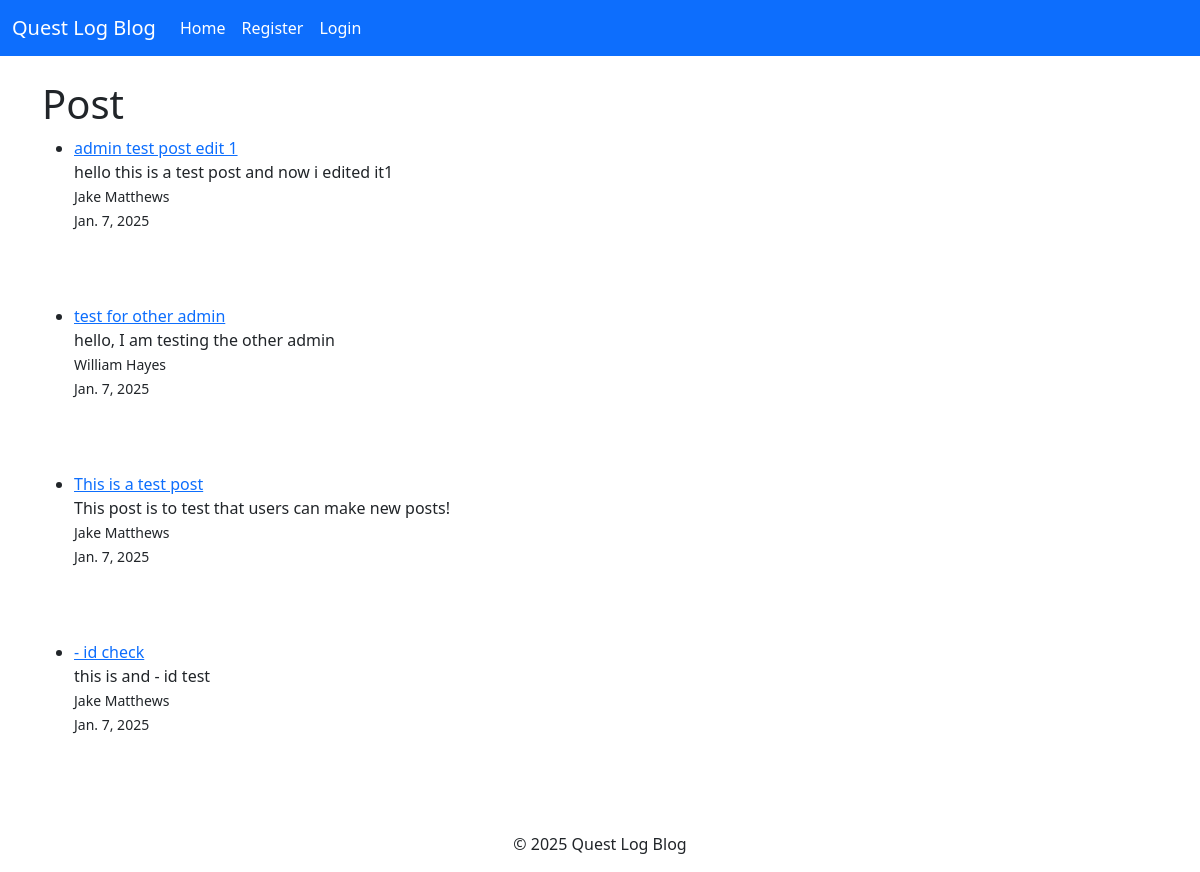
/, run on an earlier commit of the app's database.
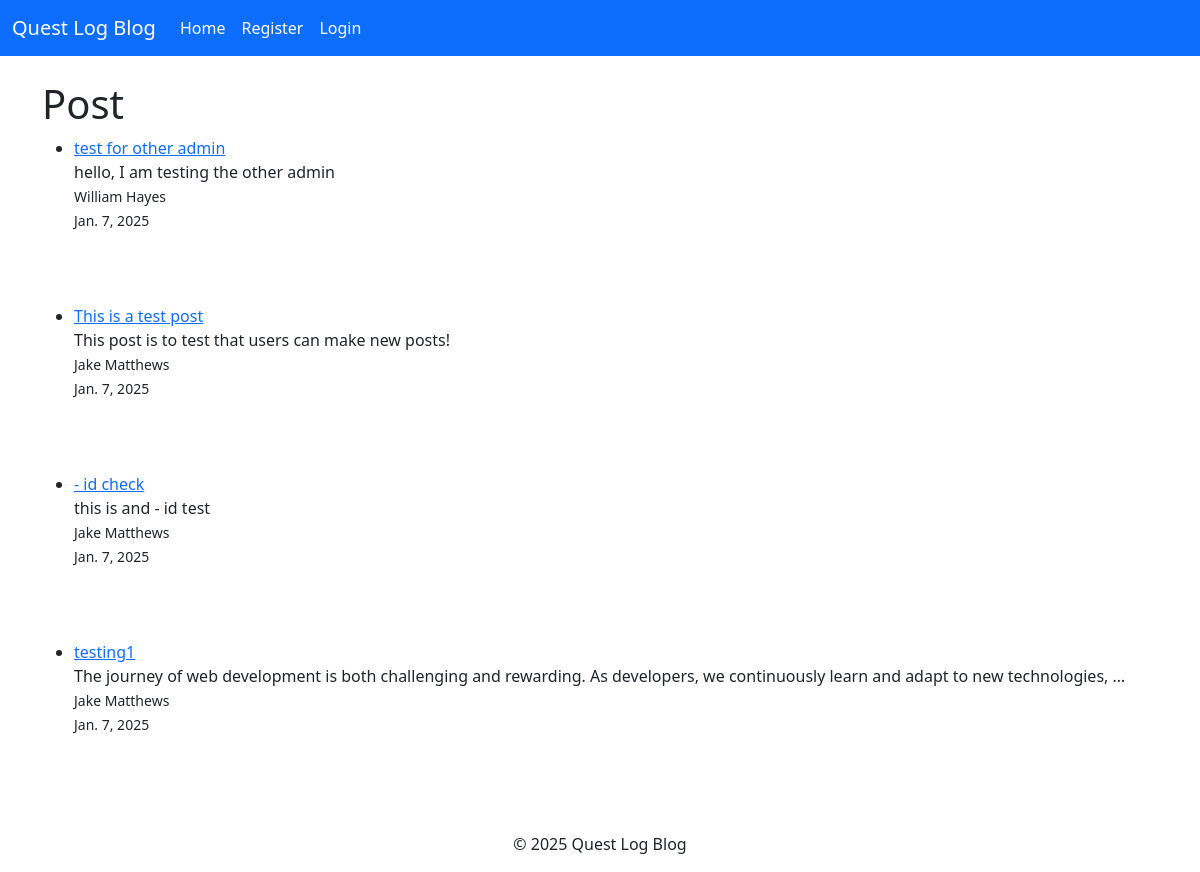
And on a later commit of the database.
### questlogblog/models.py (models this page shows, shortened)
class Post(models.Model):
    title = models.CharField(max_length=255)
    author = models.ForeignKey(User, on_delete=models.CASCADE)
    body = models.TextField()
    date_of_post = models.DateField(auto_now_add=True)

### questlogblog/views.py (the view)
# urls.py: path("", HomeView.as_view(), name="home"),
class HomeView(ListView):
    model = Post
    template_name = "home.html"
    ordering = ["-date_of_post"]

### questlogblog/templates/home.html (shortened to what this page needs)
{% extends "base.html" %}
{% block content %}
<h1>Post</h1>
<ul>
{% for p in object_list %}
   <li>
    <a href="{% url 'article_details' p.pk %}">{{ p.title }}</a> <br>
    {{ p.body|truncatewords:20 }} <br>
    <small>{{ p.author.first_name }}
    {{ p.author.last_name }}
    <br>
    {{ p.date_of_post }}
    </small>
    <br>
    <br>
    <br> <br>
</li>
{% endfor %}
</ul>
{% endblock %}

### questlogblog/templates/base.html (shortened to what this page needs)
<!doctype html>
<html lang="en">
  <head>
    <link href="https://cdnjs.cloudflare.com/ajax/libs/font-awesome/6.0.0/css/all.min.css" rel="stylesheet">
    <link href="https://cdn.jsdelivr.net/npm/bootstrap@5.3.2/dist/css/bootstrap.min.css" rel="stylesheet">
  </head>
  <body>
    <nav class="navbar navbar-expand-lg navbar-dark bg-primary">
      <div class="container-fluid">
        <a class="navbar-brand text-white" href="{% url 'home' %}">Quest Log Blog</a>
        <div class="collapse navbar-collapse" id="navbarNav">
          <ul class="navbar-nav me-auto mb-2 mb-lg-0">
            <li class="nav-item">
              <a class="nav-link active text-white" aria-current="page" href="{% url 'home' %}">Home</a>
            </li>
            {% if user.is_authenticated %}
            <li class="nav-item dropdown">
              <a class="nav-link dropdown-toggle text-white" href="#" role="button" data-bs-toggle="dropdown" aria-expanded="false">
                Post
              </a>
              <ul class="dropdown-menu">
                <li><a class="dropdown-item" href="{% url 'NewPost' %}">New Post</a></li>
                <li><a class="dropdown-item" href="#">Edit Post</a></li>
              </ul>
            </li>
            <li class="nav-item">
              <form method="post" action="{% url 'logout' %}" class="d-inline">
                {% csrf_token %}
                <button type="submit" class="btn nav-link text-white">Logout</button>
              </form>
            </li>
            {% else %}
            <li class="nav-item">
              <a class="nav-link text-white" href="{% url 'register' %}">Register</a>
            </li>
            <li class="nav-item">
              <a class="nav-link text-white" href="{% url 'login' %}">Login</a>
            </li>
            {% endif %}
          </ul>
        </div>
      </div>
    </nav>
    <br>
    <div class="container">
      {% block content %}
      {% endblock %}
    </div>
    <footer class="text-center mt-4">
      <p>© 2025 Quest Log Blog</p>
    </footer>
  </body>
</html>

What changed in the data, as far as the page shows it:
removed Post: title "admin test post edit 1", body "hello this is a test post and now i edited it1", author.first_name "Jake", author.last_name "Matthews", date_of_post "Jan. 7, 2025"
added Post: title "testing1", body "The journey of web development is both challenging and rewarding. As developers, we continuously learn and adapt to new technologies, …", author.first_name "Jake", author.last_name "Matthews", date_of_post "Jan. 7, 2025"
